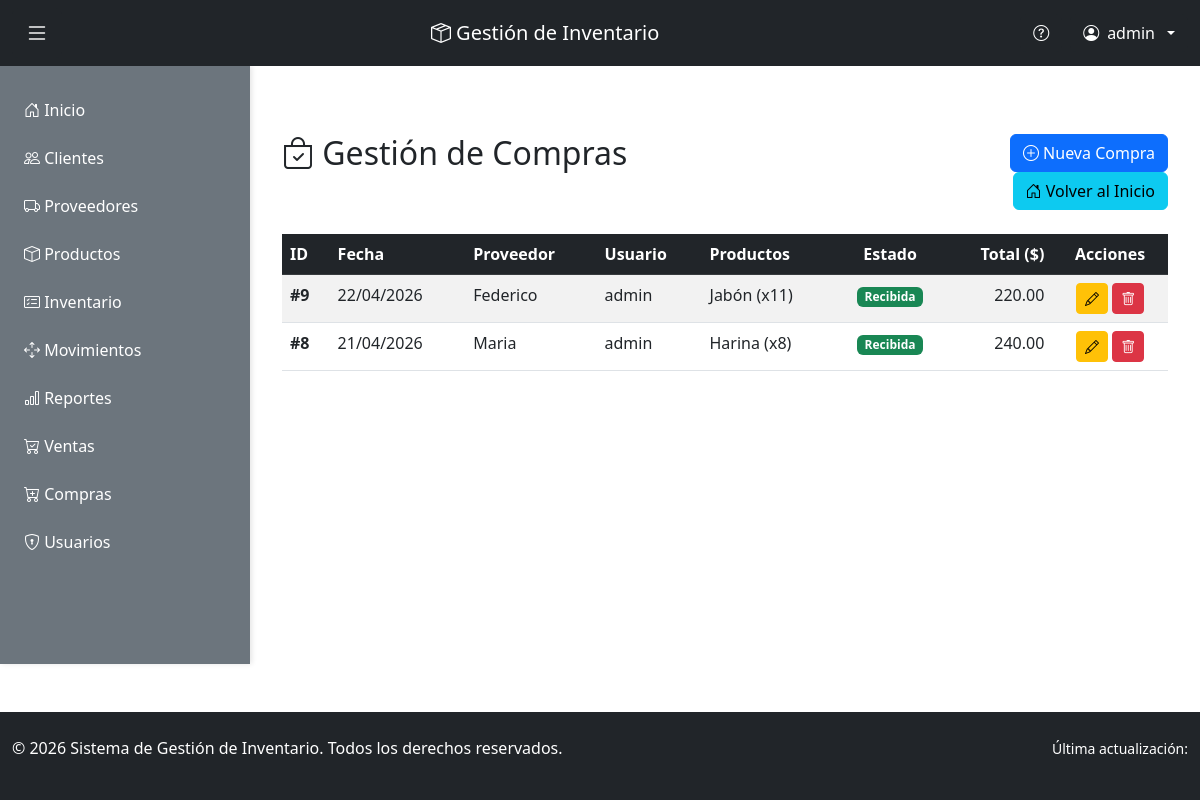
The page /compras/ (signed in) on the database its author committed.
### inventario/models.py (models this page shows, shortened)
class Compra(models.Model):
    ESTADO_COMPRA = [
        ('borrador', 'Borrador'),
        ('confirmada', 'Confirmada'),
        ('recibida', 'Recibida'),
        ('cancelada', 'Cancelada'),
    ]
    fecha_compra = models.DateField(auto_now_add=True)
    proveedor = models.ForeignKey(Proveedor, on_delete=models.CASCADE, related_name='compras')
    usuario = models.ForeignKey(User, on_delete=models.CASCADE, related_name='compras_realizadas')
    estado = models.CharField(max_length=20, choices=ESTADO_COMPRA, default='borrador')
    total = models.DecimalField(max_digits=12, decimal_places=2, default=0)
    class Meta:
        ordering = ['-fecha_compra']
        verbose_name = 'Compra'
        verbose_name_plural = 'Compras'
    def calcular_total(self):
        return sum(detalle.subtotal() for detalle in self.detalles.all())

class Proveedor(models.Model):
    nombre_proveedor = models.CharField(max_length=100)
    telefono = models.CharField(max_length=9)
    email = models.EmailField(unique=True)
    direccion = models.CharField(max_length=200)
    fecha_creacion = models.DateTimeField(auto_now_add=True)
    activo = models.BooleanField(default=True)
    class Meta:
        ordering = ['-activo', 'nombre_proveedor']
        verbose_name = 'Proveedor'
        verbose_name_plural = 'Proveedores'

class DetalleCompra(models.Model):
    compra = models.ForeignKey(Compra, on_delete=models.CASCADE, related_name='detalles')
    producto = models.ForeignKey(Producto, on_delete=models.PROTECT, related_name='detalles_compra')
    cantidad = models.PositiveIntegerField()
    precio_compra = models.DecimalField(max_digits=10, decimal_places=2)
    class Meta:
        unique_together = ['compra', 'producto']
        verbose_name = 'Detalle Compra'
        verbose_name_plural = 'Detalles Compra'
    def subtotal(self):
        return self.cantidad * self.precio_compra

class Producto(models.Model):
    UNIDADES_MEDIDA = [
        ('kg', 'Kilogramos'),
        ('g', 'Gramos'),
        ('l', 'Litros'),
        ('ml', 'Mililitros'),
        ('m', 'Metros'),
        ('cm', 'Centímetros'),
        ('u', 'Unidad'),
        ('docena', 'Docena'),
        ('paquete', 'Paquete'),
        ('lata', 'Lata'),
        ('botella', 'Botella'),
        ('caja', 'Caja'),
    ]
    nombre_producto = models.CharField(max_length=100)
    codigo = models.CharField(max_length=50, unique=True)
    descripcion = models.TextField()
    precio = models.DecimalField(max_digits=10, decimal_places=2)
    stock = models.PositiveIntegerField(default=0)
    stock_minimo = models.PositiveIntegerField(default=0)
    unidad_medida = models.CharField(max_length=20, choices=UNIDADES_MEDIDA, default='u')
    fecha_creacion = models.DateTimeField(auto_now_add=True)
    activo = models.BooleanField(default=True)
    class Meta:
        ordering = ['nombre_producto']
        verbose_name = 'Producto'
        verbose_name_plural = 'Productos'

### inventario/views.py (the view)
# urls.py: path('compras/', views.ver_compras, name='ver_compras'),
@login_required(login_url='login')
@administrador_required
@require_http_methods(["GET"])
def ver_compras(request):
    compras = Compra.objects.all()
    contexto = {'compras': compras}
    return render(request, 'compras.html', contexto)

### inventario/views.py (called while the page is built)
def administrador_required(view_func):
    @wraps(view_func)
    def wrapper(request, *args, **kwargs):
        u = request.user
        if not u.is_authenticated:
            return redirect('login')
        if u.is_superuser:
            return view_func(request, *args, **kwargs)
        if hasattr(u, 'perfil') and u.perfil.rol == 'administrador':
            return view_func(request, *args, **kwargs)
        raise PermissionDenied
    return wrapper

### inventario/templates/compras.html (shortened to what this page needs)
{% extends 'base.html' %}
{% block content %}
<div class="container my-5">
    <div class="row mb-4">
        <div class="col-md-8">
            <h2><i class="bi bi-bag-check"></i> Gestión de Compras</h2>
        </div>
        <div class="col-md-4 text-end">
            <a href="{% url 'agregar_compra' %}" class="btn btn-primary">
                <i class="bi bi-plus-circle"></i> Nueva Compra
            </a>
            <a href="{% url 'inicio' %}" class="btn btn-info ms-2">
                <i class="bi bi-house-door"></i> Volver al Inicio
            </a>
        </div>
    </div>
    {% if compras %}
        <div class="table-responsive">
            <table class="table table-hover table-striped">
                <thead class="table-dark">
                    <tr>
                        <th>ID</th>
                        <th>Fecha</th>
                        <th>Proveedor</th>
                        <th>Usuario</th>
                        <th>Productos</th>
                        <th class="text-center">Estado</th>
                        <th class="text-end">Total ($)</th>
                        <th class="text-center">Acciones</th>
                    </tr>
                </thead>
                <tbody>
                    {% for compra in compras %}
                        <tr>
                            <td><strong>#{{ compra.id }}</strong></td>
                            <td>{{ compra.fecha_compra|date:"d/m/Y" }}</td>
                            <td>{{ compra.proveedor.nombre_proveedor }}</td>
                            <td>{{ compra.usuario.username }}</td>
                            <td>
                                {% for detalle in compra.detalles.all %}
                                    {{ detalle.producto.nombre_producto }} (x{{ detalle.cantidad }})
                                {% endfor %}
                            </td>
                            <td class="text-center">
                                {% if compra.estado == 'borrador' %}
                                    <span class="badge bg-secondary">Borrador</span>
                                {% elif compra.estado == 'confirmada' %}
                                    <span class="badge bg-info">Confirmada</span>
                                {% elif compra.estado == 'recibida' %}
                                    <span class="badge bg-success">Recibida</span>
                                {% else %}
                                    <span class="badge bg-danger">Cancelada</span>
                                {% endif %}
                            </td>
                            <td class="text-end">{{ compra.calcular_total }}</td>
                            <td class="text-center">
                                <a href="{% url 'editar_compra' compra.id %}" class="btn btn-sm btn-warning" title="Editar">
                                    <i class="bi bi-pencil"></i>
                                </a>
                                <a href="{% url 'eliminar_compra' compra.id %}" class="btn btn-sm btn-danger" title="Eliminar">
                                    <i class="bi bi-trash"></i>
                                </a>
                            </td>
                        </tr>
                    {% endfor %}
                </tbody>
            </table>
        </div>
    {% else %}
        <div class="alert alert-info text-center">
            <p>No hay compras registradas. <a href="{% url 'agregar_compra' %}" class="alert-link">Registrar una nueva</a></p>
        </div>
    {% endif %}
</div>
{% endblock %}

### inventario/templates/base.html (shortened to what this page needs)
<!DOCTYPE html>
<html lang="es">
{% load static %}
<head>
    <link href="https://cdn.jsdelivr.net/npm/bootstrap@5.3.0/dist/css/bootstrap.min.css" rel="stylesheet">
    <link rel="stylesheet" href="https://cdn.jsdelivr.net/npm/bootstrap-icons@1.10.0/font/bootstrap-icons.css">
</head>
<body>
    <nav class="navbar navbar-dark bg-dark sticky-top">
        <div class="container-fluid d-flex">
            <button class="btn btn-dark toggle-sidebar-btn me-2" id="sidebarToggle" title="Abrir/Cerrar menú">
                <i class="bi bi-list"></i>
            </button>
            <span class="navbar-brand mx-auto">
                <i class="bi bi-box-seam"></i> Gestión de Inventario
            </span>
            <div class="d-flex gap-2 align-items-center">
                <button class="btn btn-dark" id="btnAyuda" title="Mostrar ayuda de esta página">
                    <i class="bi bi-question-circle"></i>
                </button>
                <div class="dropdown">
                    <button class="btn btn-dark dropdown-toggle d-flex align-items-center gap-2" type="button" data-bs-toggle="dropdown">
                        <i class="bi bi-person-circle"></i>
                        {{ user.username }}
                    </button>
            </div>
        </div>
    </nav>
    <div class="main-container">
        <aside class="sidebar" id="sidebar">
            <ul class="sidebar-menu">
                <li><a href="{% url 'inicio' %}" class="nav-link"><i class="bi bi-house-door"></i> Inicio</a></li>
                {% if user.is_staff %}
                    <li><a href="{% url 'ver_clientes' %}" class="nav-link"><i class="bi bi-people"></i> Clientes</a></li>
                    <li><a href="{% url 'ver_proveedores' %}" class="nav-link"><i class="bi bi-truck"></i> Proveedores</a></li>
                    <li><a href="{% url 'ver_productos' %}" class="nav-link"><i class="bi bi-box"></i> Productos</a></li>
                    <li><a href="{% url 'consultar_inventario' %}" class="nav-link"><i class="bi bi-card-checklist"></i> Inventario</a></li>
                    <li><a href="{% url 'ver_movimientos' %}" class="nav-link"><i class="bi bi-arrows-move"></i> Movimientos</a></li>
                    <li><a href="{% url 'ver_reportes' %}" class="nav-link"><i class="bi bi-bar-chart"></i> Reportes</a></li>
                    <li><a href="{% url 'ver_ventas' %}" class="nav-link"><i class="bi bi-cart-check"></i> Ventas</a></li>
                    <li><a href="{% url 'ver_compras' %}" class="nav-link"><i class="bi bi-cart-plus"></i> Compras</a></li>
                    {% if user.is_superuser or user.perfil.rol == 'administrador' %}
                        <li><a href="{% url 'ver_usuarios' %}" class="nav-link"><i class="bi bi-shield-lock"></i> Usuarios</a></li>
                    {% endif %}
            {% endif %}
            </ul>
        </aside>
        <main class="main-content">
            <div class="content-wrapper">
                {% block content %}{% endblock %}
            </div>
        </main>
    </div>
    <footer class="bg-dark text-white mt-5 py-4">
        <div class="container-fluid">
            <div class="row">
                <div class="col-md-6">
                    <p>&copy; 2026 Sistema de Gestión de Inventario. Todos los derechos reservados.</p>
                </div>
                <div class="col-md-6 text-end">
                    <small>Última actualización: {{ now|date:"d/m/Y H:i" }}</small>
                </div>
            </div>
        </div>
    </footer>
</body>
</html>

### inventario/templates/base.html (style rules this page uses)
body { display: flex; flex-direction: column; min-height: 100vh; }
.navbar { flex-shrink: 0; }
.main-container { display: flex; flex: 1; }
.sidebar { width: 250px; background-color: #6c757d; padding: 20px 0; overflow-y: auto; transition: all 0.3s ease; box-shadow: 2px 0 5px rgba(0,0,0,0.1); }
.sidebar-menu { list-style: none; padding: 0; margin: 0; }
.sidebar-menu li { margin: 0; }
.sidebar-menu a { display: block; padding: 12px 20px; color: white; text-decoration: none; transition: background-color 0.2s ease; border-left: 4px solid transparent; }
.main-content { flex: 1; padding: 0; overflow-y: auto; }
.content-wrapper { padding: 20px; }
.toggle-sidebar-btn { cursor: pointer; font-size: 1.5rem; }

### rows shown on the page
Compra: id "9", fecha_compra "22/04/2026", proveedor.nombre_proveedor "Federico", usuario.username "admin", estado "Recibida", calcular_total "220.00"
DetalleCompra: producto.nombre_producto "Jabón", cantidad "11"
Compra: id "8", fecha_compra "21/04/2026", proveedor.nombre_proveedor "Maria", usuario.username "admin", estado "Recibida", calcular_total "240.00"
DetalleCompra: producto.nombre_producto "Harina", cantidad "8"

### other values the page prints
{{ user.username }} "admin"
